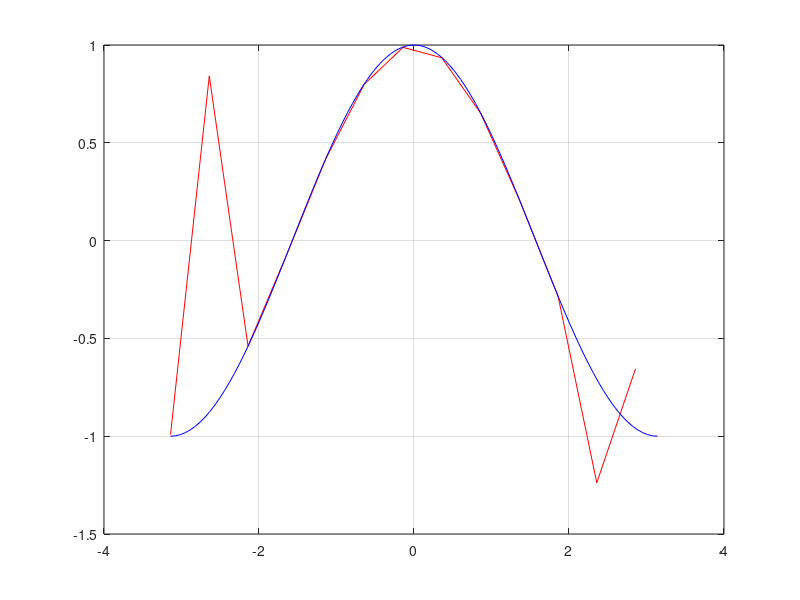

Recreate this plot in MATLAB.
x = -pi: 0.5 : pi; % Creamos un vector de 40 puntos equiespaciados
                        
h=x(2)-x(1)       % h es la distancia entre puntos del intervalo
y= sin(x);

dy=zeros(size(x)) % Creamos un vector de 3 ceros que vamos a rellenar
                  % con las derivadas f'(x0), f'(x0+h) y f'(x0+2h)



% extremo izquierdo con 5p
dy(1) = ( -25*y(1) + 48*y(2) - 36*y(3) + 16*y(4) - 3*y(5) )/(12*h) ;

%en el punto medio

dy(3: end-2) = (  y(1: end-4) - 8*y(2:end-3) + 8*y(4:end-1) - y(5:end) )/(12*h) ;

% extremo izquierdo
dy(end) = ( +25*y(end-4) - 48*y(end-3) + 36*y(end-2) - 16*y(end-1) + 3*y(end) )/(12*h) ;

%3p
dy(2) = (-y(3) - y(1) )/(2*h);
dy(end-1) = (-y(end) - y(end-2) )/(2*h);

figure(2)

% hacemos la gráfica
plot(x,dy, 'r')

%derivada real si la conocemos
f= @(x) cos(x) ;
hold on

x=linspace(-pi,pi,100);
plot(x, f(x), 'b')
grid on

